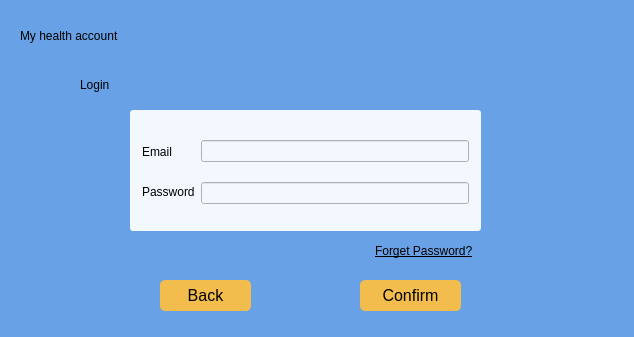
<?xml version="1.0" encoding="UTF-8"?>
<ui version="4.0">
 <class>Login</class>
 <widget class="QDialog" name="Login">
  <property name="geometry">
   <rect>
    <x>0</x>
    <y>0</y>
    <width>634</width>
    <height>337</height>
   </rect>
  </property>
  <property name="windowTitle">
   <string>Dialog</string>
  </property>
  <property name="styleSheet">
   <string notr="true">background-color: rgb(104, 161, 229);</string>
  </property>
  <widget class="QLabel" name="label_6">
   <property name="geometry">
    <rect>
     <x>20</x>
     <y>10</y>
     <width>321</width>
     <height>51</height>
    </rect>
   </property>
   <property name="styleSheet">
    <string notr="true">font: 30pt &quot;.AppleSystemUIFont&quot;;
background-color: rgb(104, 161, 229);</string>
   </property>
   <property name="text">
    <string>My health account </string>
   </property>
  </widget>
  <widget class="QGroupBox" name="groupBox">
   <property name="geometry">
    <rect>
     <x>130</x>
     <y>110</y>
     <width>351</width>
     <height>121</height>
    </rect>
   </property>
   <property name="styleSheet">
    <string notr="true">QGroupBox { 
     border-radius: 3px; 
	background-color: rgb(242, 248, 253);
 } </string>
   </property>
   <property name="title">
    <string/>
   </property>
   <layout class="QGridLayout" name="gridLayout">
    <item row="0" column="0">
     <layout class="QHBoxLayout" name="horizontalLayout">
      <item>
       <layout class="QVBoxLayout" name="verticalLayout">
        <item>
         <spacer name="verticalSpacer_5">
          <property name="orientation">
           <enum>Qt::Vertical</enum>
          </property>
          <property name="sizeHint" stdset="0">
           <size>
            <width>20</width>
            <height>18</height>
           </size>
          </property>
         </spacer>
        </item>
        <item>
         <widget class="QLabel" name="label_3">
          <property name="styleSheet">
           <string notr="true">background-color: rgb(242, 248, 253)</string>
          </property>
          <property name="text">
           <string>Email</string>
          </property>
         </widget>
        </item>
        <item>
         <spacer name="verticalSpacer_6">
          <property name="orientation">
           <enum>Qt::Vertical</enum>
          </property>
          <property name="sizeHint" stdset="0">
           <size>
            <width>20</width>
            <height>18</height>
           </size>
          </property>
         </spacer>
        </item>
        <item>
         <widget class="QLabel" name="label_4">
          <property name="styleSheet">
           <string notr="true">background-color: rgb(242, 248, 253)</string>
          </property>
          <property name="text">
           <string>Password</string>
          </property>
         </widget>
        </item>
        <item>
         <spacer name="verticalSpacer_7">
          <property name="orientation">
           <enum>Qt::Vertical</enum>
          </property>
          <property name="sizeHint" stdset="0">
           <size>
            <width>20</width>
            <height>18</height>
           </size>
          </property>
         </spacer>
        </item>
       </layout>
      </item>
      <item>
       <layout class="QVBoxLayout" name="verticalLayout_2">
        <item>
         <spacer name="verticalSpacer_4">
          <property name="orientation">
           <enum>Qt::Vertical</enum>
          </property>
          <property name="sizeHint" stdset="0">
           <size>
            <width>20</width>
            <height>18</height>
           </size>
          </property>
         </spacer>
        </item>
        <item>
         <widget class="QLineEdit" name="lineEditEmail">
          <property name="styleSheet">
           <string notr="true">background-color: rgb(242, 248, 253)</string>
          </property>
         </widget>
        </item>
        <item>
         <spacer name="verticalSpacer_3">
          <property name="orientation">
           <enum>Qt::Vertical</enum>
          </property>
          <property name="sizeHint" stdset="0">
           <size>
            <width>20</width>
            <height>18</height>
           </size>
          </property>
         </spacer>
        </item>
        <item>
         <widget class="QLineEdit" name="lineEditPassword">
          <property name="styleSheet">
           <string notr="true">background-color: rgb(242, 248, 253)</string>
          </property>
         </widget>
        </item>
        <item>
         <spacer name="verticalSpacer_2">
          <property name="orientation">
           <enum>Qt::Vertical</enum>
          </property>
          <property name="sizeHint" stdset="0">
           <size>
            <width>20</width>
            <height>18</height>
           </size>
          </property>
         </spacer>
        </item>
       </layout>
      </item>
     </layout>
    </item>
   </layout>
  </widget>
  <widget class="QLabel" name="label_7">
   <property name="geometry">
    <rect>
     <x>80</x>
     <y>64</y>
     <width>201</width>
     <height>41</height>
    </rect>
   </property>
   <property name="styleSheet">
    <string notr="true">font: 18pt &quot;.AppleSystemUIFont&quot;;
background-color: rgb(104, 161, 229);</string>
   </property>
   <property name="text">
    <string>Login</string>
   </property>
  </widget>
  <widget class="QPushButton" name="pushButtonBack">
   <property name="geometry">
    <rect>
     <x>160</x>
     <y>280</y>
     <width>91</width>
     <height>31</height>
    </rect>
   </property>
   <property name="styleSheet">
    <string notr="true">QPushButton {
    background-color: rgb(242, 189, 76); 
    border: none;
     border-radius: 5px; 
    color: rgb(0, 0, 0); 
    font: 16px;
} 

QPushButton:hover { 
    background-color: rgb(245, 149, 66); 
    border: none; 
    border-radius: 5px; 
    color: rgb(0, 43, 255); 
}</string>
   </property>
   <property name="text">
    <string>Back</string>
   </property>
  </widget>
  <widget class="QPushButton" name="pushButtonConfirm">
   <property name="geometry">
    <rect>
     <x>360</x>
     <y>280</y>
     <width>101</width>
     <height>31</height>
    </rect>
   </property>
   <property name="styleSheet">
    <string notr="true">QPushButton {
    background-color: rgb(242, 189, 76); 
    border: none;
     border-radius: 5px; 
    color: rgb(0, 0, 0); 
    font: 16px;
} 

QPushButton:hover { 
    background-color: rgb(245, 149, 66); 
    border: none; 
    border-radius: 5px; 
    color: rgb(0, 43, 255); 
}</string>
   </property>
   <property name="text">
    <string>Confirm</string>
   </property>
  </widget>
  <widget class="QLabel" name="label">
   <property name="geometry">
    <rect>
     <x>375</x>
     <y>243</y>
     <width>111</width>
     <height>16</height>
    </rect>
   </property>
   <property name="font">
    <font>
     <underline>true</underline>
    </font>
   </property>
   <property name="text">
    <string>Forget Password?</string>
   </property>
  </widget>
 </widget>
 <resources/>
 <connections/>
</ui>
